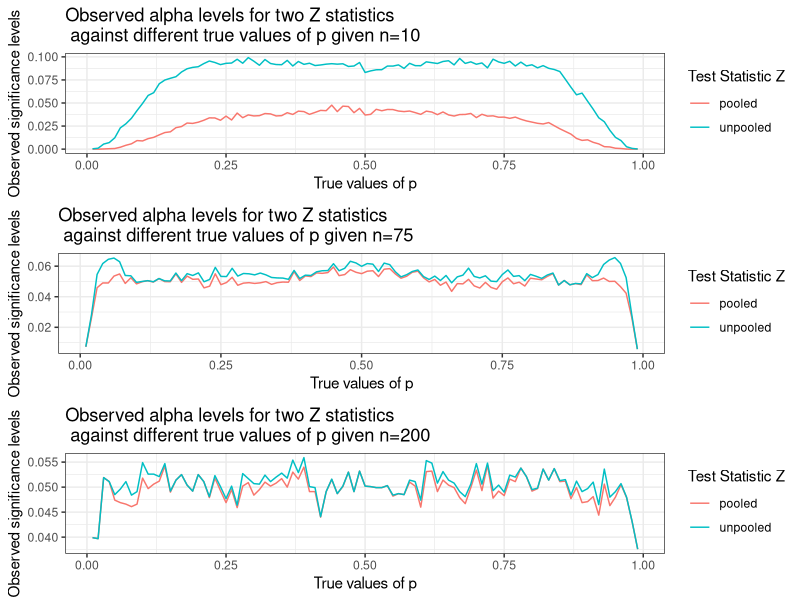

This figure's R source: (Note: a time limit stopped this script after it produced the figure.)
## ---- chunk 1
library(knitr)
opts_chunk$set(tidy = TRUE, cache=TRUE, autodep=TRUE, message=FALSE)
## ---- chunk 2
#load library ggplot2
#install.packages('ggplot2')
library(ggplot2)

#to load package gridExtra
#install.packages('gridExtra')
library(gridExtra)

#set a seed
set.seed(502)

#1(a)(b)set p and n
p <- 0.5
n <- 10

#1(c)generate two independent samples from a binomial distribution
samp1 <- rbinom(n=1,size = n,prob = p)
samp2 <- rbinom(n=1,size = n,prob = p)

#compute p1hat, p2hat and phat
p1hat <- samp1/n
p2hat <- samp2/n
phat  <- (p1hat+p2hat)/2

#compute the pooled and unpooled z statistics
zp   <- (p1hat-p2hat)/sqrt(2*phat*(1-phat)/n)
zunp <- (p1hat-p2hat)/sqrt(p1hat*(1-p1hat)/n+p2hat*(1-p2hat))

#1(d)repeat above N=10000 times

#set N
N <- 10000

#create a matrix stat to save test statistics from each sample
stat           <-  matrix(NA,N,2)
colnames(stat) <-  c('pooled test','unpooled test')

#generate N pairs of samples and compute corresponding test statistics
for(i in 1:N){
    #generate two independent samples from a binomial distribution
    samp1 <- rbinom(n=1,size = n,prob = p)
    samp2 <- rbinom(n=1,size = n,prob = p)
    
    #compute p1hat, p2hat and phat
    p1hat <- samp1/n
    p2hat <- samp2/n
    phat  <- (p1hat+p2hat)/2
    
    #compute the pooled and unpooled z statistics
    stat[i,1]   <- (p1hat-p2hat)/sqrt(2*phat*(1-phat)/n)
    stat[i,2]   <- (p1hat-p2hat)/sqrt(p1hat*(1-p1hat)/n+p2hat*(1-p2hat))
}

#1(e)find the observed type I error for each test

#set alpha
alpha    <- 0.05

#get critical point
zcr <- qnorm(1-alpha/2)

#observed type I error for pooled statistic
(alphap   <- sum(abs(stat[,1]) > zcr)/N)

#observed type I error for unpooled statistic
(alphaunp <- sum(abs(stat[,2]) > zcr)/N)

#2.create a function to plot the needed plot, set n=10 by default
plotalpha <- function(n=10){

    #(a)look at alpha level for different true values of p
    #create a vector of p
    pvec <- seq(0.01,0.99,0.01)
    
    #get the length of vector pvec
    m    <- length(pvec)
    
    #create a matrix alphas to save significance levels for each p
    alphas <- matrix(NA,m,3)
    colnames(alphas) <- c('pooled test','unpooled test','p')
    
    for(i in 1:m){
        
        #set p
        p <- pvec[i]
        
        #create a matrix stat to save test statistics from each sample
        stat           <-  matrix(NA,N,2)
        colnames(stat) <-  c('pooled test','unpooled test')
        
        for(j in 1:N){
            #generate two independent samples from a binomial distribution
            samp1 <- rbinom(n=1,size = n,prob = p)
            samp2 <- rbinom(n=1,size = n,prob = p)
            
            #compute p1hat, p2hat and phat
            p1hat <- samp1/n
            p2hat <- samp2/n
            phat  <- (p1hat+p2hat)/2
            
            #compute the pooled and unpooled z statistics
            stat[j,1]   <- ifelse(p1hat==p2hat,0,(p1hat-p2hat)/sqrt(2*phat*(1-phat)/n))
            stat[j,2]   <- ifelse(p1hat==p2hat,0,(p1hat-p2hat)/sqrt(p1hat*(1-p1hat)/n+p2hat*(1-p2hat)/n))    
        }
        
        #observed type I error for pooled statistic
        alphas[i,1]   <- sum(abs(stat[,1]) > zcr)/N
        
        #observed type I error for unpooled statistic
        alphas[i,2]   <- sum(abs(stat[,2]) > zcr)/N 
    }
    
    #save p to the 3rd column of alphas
    alphas[,3] <- pvec
    
    #(b)plot the two significance level profiles on the same plot
    
    #to prepare data for ggplot
    
    #create a matrix containing alphas for pooled statistics
    alphasp   <- cbind(alphas[,c(1,3)],1)
    
    #create a matrix containing alphas for unpooled statistics
    alphasunp <- cbind(alphas[,c(2,3)],2)
    
    #row bind above two matrices
    alphasnew <- as.data.frame(rbind(alphasp,alphasunp))
    
    colnames(alphasnew) <- c('alphas','p','indicator')
    
    #change variable indicator to a factor
    alphasnew$indicator <- as.factor(alphasnew$indicator)
    
    #plot the needed plot
    ggplot(alphasnew,aes(x=p,y=alphas,color=indicator)) + 
#       geom_point() + 
        geom_line() + 
        labs(title=paste0('Observed alpha levels for two Z statistics \n against different true values of p given n=',n),x='True values of p',y='Observed significance levels') +
        scale_color_discrete(name='Test Statistic Z', labels=c('pooled','unpooled')) +
        theme_bw()
}

#use self-defined function to plot the required plot   
plot1 <- plotalpha()

#3.use self-defined function to plot for n=75
plot2 <- plotalpha(n=75)

#4.use self-defined function to plot for n=75
plot3 <- plotalpha(n=200)

#5.plot the three plots in one window
grid.arrange(plot1,plot2,plot3,ncol=1)

## ---- chunk 3
#6.create a function to plot power vs n
plotpow <- function(p1=0.5,p2=0.4){
    
    #create a vector of n
    nvec <- seq(10,150,1)  
    
    #get the length of vector nvec
    m    <- length(nvec)
    
    #create a matrix powers to save values of power for each n
    powers <- matrix(NA,m,3)
    colnames(powers) <- c('pooled test','unpooled test','n')
    
    for(i in 1:m){
        
        #set n
        n <- nvec[i]
        
        #create a matrix stat to save test statistics from each sample
        stat           <-  matrix(NA,N,2)
        colnames(stat) <-  c('pooled test','unpooled test')
        
        for(j in 1:N){
            #generate two independent samples from a binomial distribution
            samp1 <- rbinom(n=1,size = n,prob = p1)
            samp2 <- rbinom(n=1,size = n,prob = p2)
            
            #compute p1hat, p2hat and phat
            p1hat <- samp1/n
            p2hat <- samp2/n
            phat  <- (p1hat+p2hat)/2
        
            
            #compute the pooled and unpooled z statistics under H1
            stat[j,1]   <- ifelse(p1hat==p2hat,0,(p1hat-p2hat)/sqrt(2*phat*(1-phat)/n))
            stat[j,2]   <- ifelse(p1hat==p2hat,0,(p1hat-p2hat)/sqrt(p1hat*(1-p1hat)/n+p2hat*(1-p2hat)/n))    
        }
        
        #power for pooled statistic
        powers[i,1]   <- sum(abs(stat[,1]) > zcr)/N
        
        
        #power for unpooled statistic
        powers[i,2]   <- sum(abs(stat[,2]) > zcr)/N 
    
    }
    #save n to the 3rd column of powers
    powers[,3] <- nvec
    
    #(b)plot the two power profiles on the same plot
    
    #to prepare data for ggplot
    
    #create a matrix containing alphas for pooled statistics
    powersp   <- cbind(powers[,c(1,3)],1)
    
    #create a matrix containing alphas for unpooled statistics
    powersunp <- cbind(powers[,c(2,3)],2)
    
    #row bind above two matrices
    powersnew <- as.data.frame(rbind(powersp,powersunp))
    colnames(powersnew) <- c('powers','n','indicator')
    
    #change variable indicator to a factor
    powersnew$indicator <- as.factor(powersnew$indicator)
    
    #plot the needed plot
    ggplot(powersnew,aes(x=n,y=powers,color=indicator)) + 
 #      geom_point() + 
        geom_line() + 
        labs(title=paste0('Powers for two Z statistics against different values \n of n given p1=',p1,' and p2=',p2),x='n',y='Power') +
        scale_color_discrete(name='Test Statistic Z', labels=c('pooled','unpooled')) +
        theme_bw()
}

#use self-defined function to plot power vs n for p1=0.5 and p2=0.4
pow1 <- plotpow()

#7.to investigate power using p1=0.7 and p2=0.4

pow2 <- plotpow( p1=0.7,p2=0.4)

#8.to investigate power using p1=0.95 and p2=0.85

pow3 <- plotpow( p1=0.95,p2=0.85)

#9.plot all three plots in one window

grid.arrange(pow1,pow2,pow3,ncol=1)
